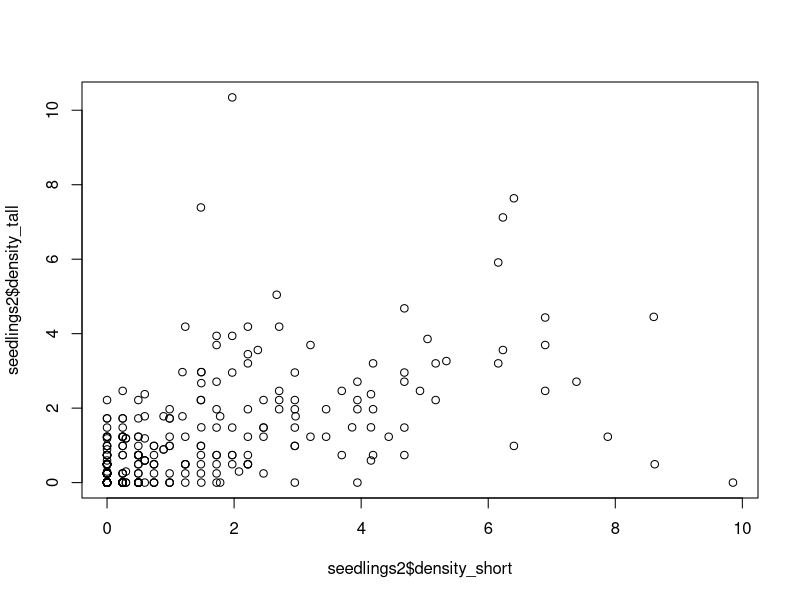
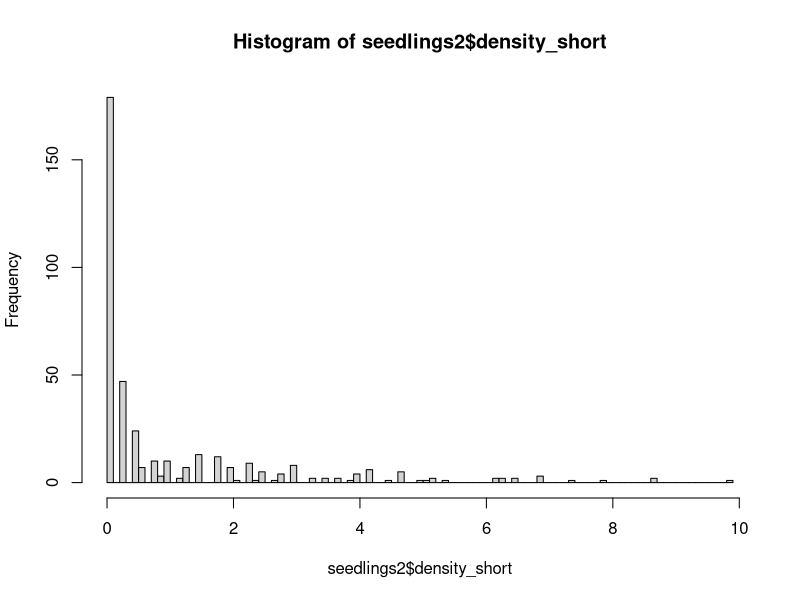
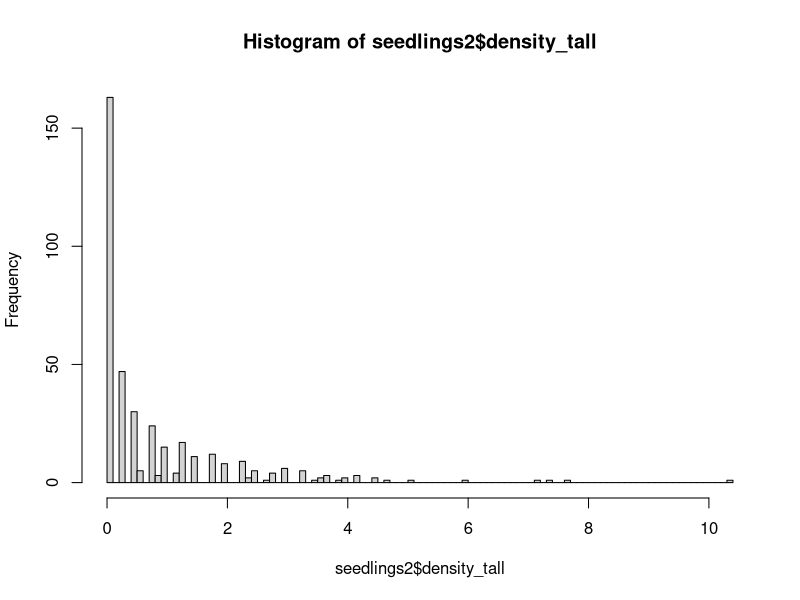
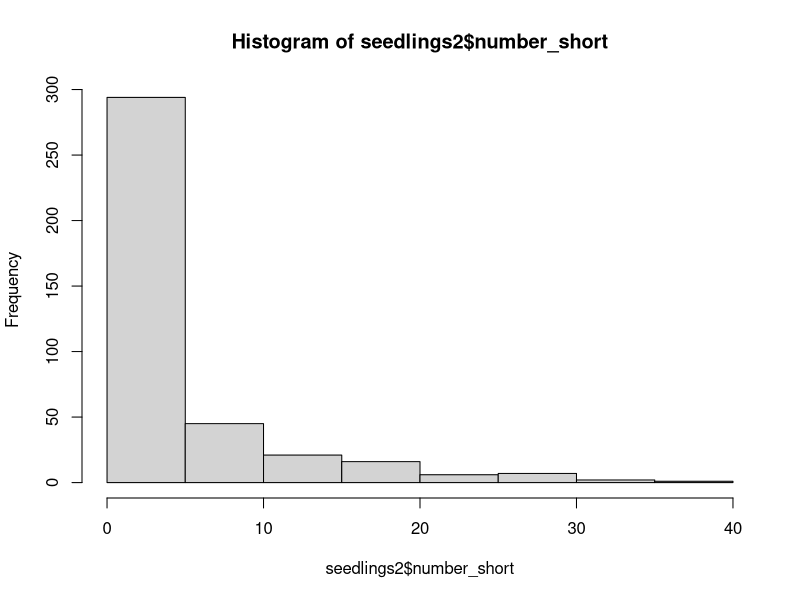
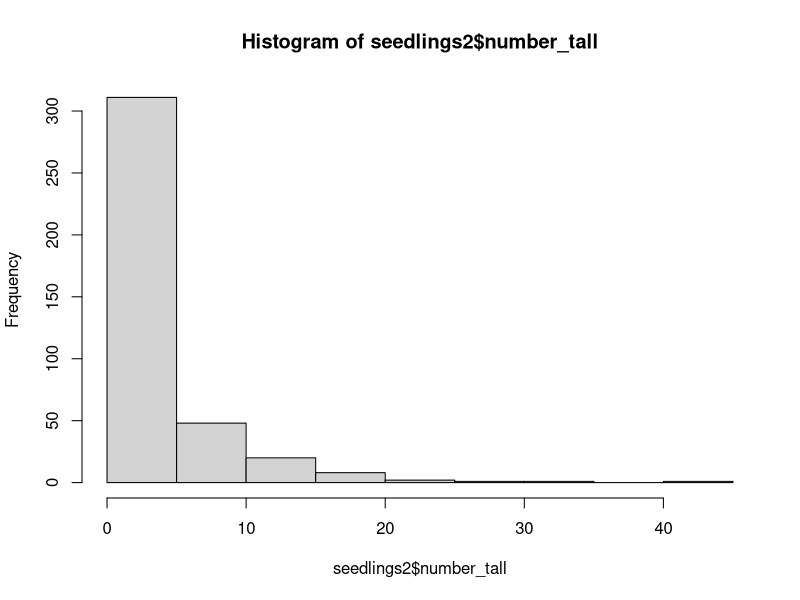
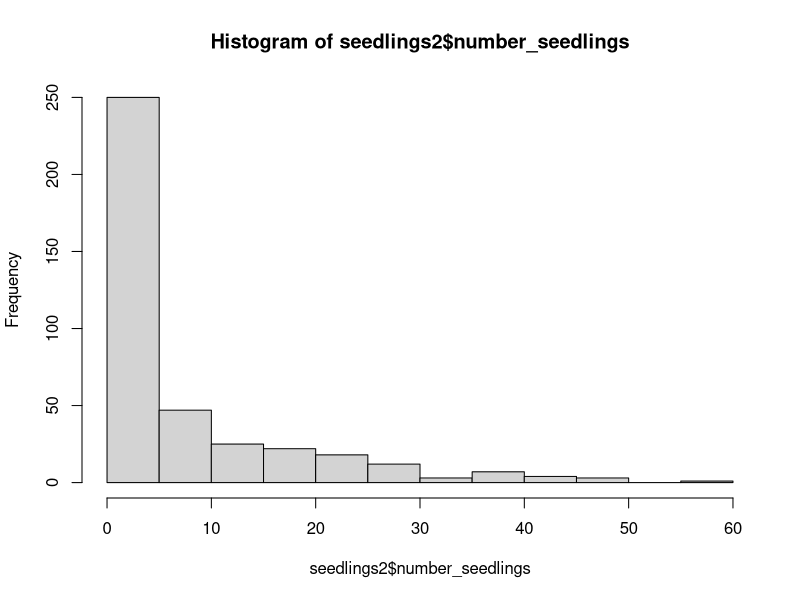
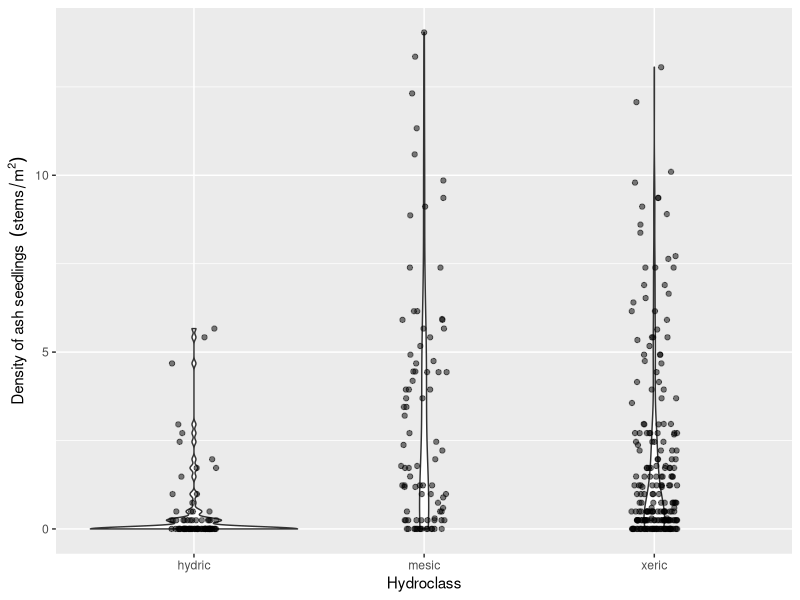
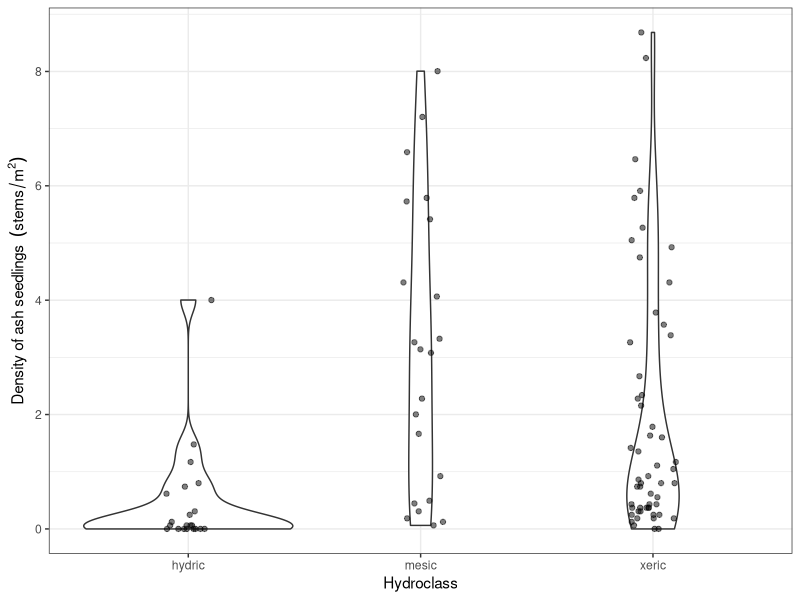

The R source for these figures, in order: (Note: this script raises an error after producing the figures.)
# Aaron Tayal
# 8/26/2024
# The purpose is to report what the stem 
# density of ash seedlings, saplings, small trees, and trees is

library(ggplot2)
library(dplyr)


# Hydroclass -----------------------------------------------------------------

hydro <- read.csv("Raw_data/MI-plot-hydroclasses.csv")
str(hydro)
hydro$mstrlvl <- as.factor(hydro$mstrlvl)
# The column "mstrlvl" is either xeric, mesic, or hydric. All plots in one
# transect (3 plots) will have the same assignment of mstrlvl. I will also 
# call this the "hydroclass". The column "plotmstr" has a value from 1 to 5 
# (1 being driest and 5 being the most flooded). The "plotmstr" value can
# vary within a transect. I think it is based on the results of some kind of 
# soil moisture test.

# Note: "MI-plot-hydroclasses.csv" has hydroclass data for 129 plots, including
# some that I do not plan to visit because they are designated "non-ash" plots
# or they are at Brighton.

# Plot centers ---------------------------------------------------------------

plot_centers0 <- read.csv("Raw_data/EAB_Michigan_2024_plot_centers.csv")
str(plot_centers0)
# Kayla: for the center_tree column, I would encourage to split that into two (one for species and one for dbh)
# same for the center tree updated column

# There are 111 plots (37 transects) that I plan to visit (and 2 extra rows due 
# to confusion about the true center for plot 75):
nrow(plot_centers0)

# Remove the 2 additional rows listing info on 75_north and 75_south:
plot_centers0 <- plot_centers0[plot_centers0$center_tree_number != "75_north",]
plot_centers0 <- plot_centers0[plot_centers0$center_tree_number != "75_south",]

nrow(plot_centers0)

# Make transect and park into factors:
plot_centers0$Transect <- as.factor(plot_centers0$Transect)
plot_centers0$Park <- as.factor(plot_centers0$Park)

# Make center tree number into an integer:
plot_centers0$center_tree_number <- as.integer(plot_centers0$center_tree_number)

# There are 98 plots that I have collected seedling data (not counting 75_north):
sum(plot_centers0$seedlings_done_y_n == "y")

# Similarly, there are 98 plots that I have collected sapling data (not counting 
# 75_north):
sum(plot_centers0$saplings_done_y_n == "y")

# There are 97 plots that I have collected tree data for (not counting 75_north).
# At plot 91 at Hudson Mills, we ran out of time to collect tree data due to a 
# thunderstorm
sum(plot_centers0$trees_done_y_n == "y")

# There are 2 plots where we found and measured the center tree but did not 
# collect any seedling, sapling, or tree data due to high waters and a time 
# crunch. These were plots 23 and 66, both at Island Lake.

# This leaves 11 plots that we have neither found the center or recorded data
# for. Four at Hudson Mills, six at Indian Springs, and one at Island Lake. 
# Note: we technically found plot 61 at Island Lake, but I forgot to write
# the center tree DBH, and thus I'm considering it completely not-started.

# Summary: 97 done + 3 partially done + 11 not-started = 111 plots

# Join the hydroclass data into the plot_centers dataframe:
plot_centers <- right_join(hydro, plot_centers0)
nrow(plot_centers) == nrow(plot_centers0)

# Try to understand which hydroclasses (hydric, mesic, xeric) are found at 
# each Park:
table((plot_centers %>% filter(Park == "Highland"))$mstrlvl)
table((plot_centers %>% filter(Park == "Hudson Mills"))$mstrlvl)
table((plot_centers %>% filter(Park == "Indian Springs"))$mstrlvl)
table((plot_centers %>% filter(Park == "Island Lake"))$mstrlvl)
table((plot_centers %>% filter(Park == "Kensington"))$mstrlvl)
table((plot_centers %>% filter(Park == "Pontiac Lake"))$mstrlvl)
table((plot_centers %>% filter(Park == "Proud Lake"))$mstrlvl)

#write.csv(plot_centers, file="EAB_Michigan_2024_plot_centers_with_hydro.csv",
#          row.names = FALSE)

# Seedlings -------------------------------------------------------------------

seedlings <- read.csv("Raw_data/EAB_Michigan_2024_seedlings.csv")
str(seedlings)
# At one plot (75 at Indian Springs), we found two center trees marked 75.
# The true, original plot 75 is the one I want to use. I called this one 
# "75_south" in my datasheet this year. So I need to remove "75_north" rows and
# rename "75_south" rows as simply "75".
seedlings <- seedlings[seedlings$center_tree_number != "75_north",]
seedlings$center_tree_number[seedlings$center_tree_number == "75_south"] <- "75"
str(seedlings)

seedlings$center_tree_number <- as.integer(seedlings$center_tree_number)

# To combine the data on plot centers with the seedling data, I want to
# keep all rows in seedlings:
seedlings2 <- right_join(plot_centers, seedlings, by="center_tree_number")
# I notice test if the number of rows are the same,
# indicating that the datasets combined sucessfully:
nrow(seedlings2) == nrow(seedlings)

# We recorded data for each quadrant of each microplot, so I need to add up the
# four quadrants for short seedlings (those that are shorter than 25 cm):
seedlings2$number_short <- 
  seedlings2$northeast_number_established_short +
  seedlings2$southeast_number_established_short +
  seedlings2$southwest_number_established_short +
  seedlings2$northwest_number_established_short

# Same for tall seedlings:
seedlings2$number_tall <- 
  seedlings2$northeast_number_established_tall +
  seedlings2$southeast_number_established_tall +
  seedlings2$southwest_number_established_tall +
  seedlings2$northwest_number_established_tall

# Now make a column for the total number of seedlings (both short and tall):
seedlings2$number_seedlings <- seedlings2$number_short + seedlings2$number_tall

# Now I need to divide the raw counts by the area of the circular microplot to
# get the density. The density will be in units of stems per meter^2
seedlings2$density_short <-
  (seedlings2$number_short / seedlings2$area_of_microplot_m_squared)

seedlings2$density_tall <-
  (seedlings2$number_tall / seedlings2$area_of_microplot_m_squared)

seedlings2$density_seedlings <- 
  (seedlings2$number_seedlings / seedlings2$area_of_microplot_m_squared)

# For a common sense check, I'll plot the density of short seedlings against
# the density of tall seedlings.  I predict (prior to seeing it) that they 
# will be correlated.
plot(seedlings2$density_short,
     seedlings2$density_tall)

# I will plot histograms for short and tall seedlings. I want to know what is 
# the qualitative shape of the distribution:
hist(seedlings2$density_short, breaks=100)
hist(seedlings2$density_tall, breaks=100)

hist(seedlings2$number_short) # I wanted to see the count data, too
hist(seedlings2$number_tall)
hist(seedlings2$number_seedlings)

# Note: these density variables are pseudo-continuous, but really they are
# discrete, because the counts are discrete, and so there are only a limited
# number of values that the density can take.

# I want to make a violin plot that shows the distribution of seedling densities
# for each of the three hydroclasses (xeric, mesic, and hydric)
ggplot(data=seedlings2, aes(x=factor(mstrlvl), 
                            y=density_seedlings)) +
  geom_violin() +
  geom_jitter(height=0, width=0.1, alpha=0.5) +
  xlab("Hydroclass") +
  ylab(bquote("Density of ash seedlings " ~ (stems/m^2)))

# I want to take an average of the 4 microplots in order to report data at the 
# plot level. 

# IMPORTANT NOTE: sometimes, we forgot to write the percent cover
# for 1 out of 4 of the microplots. I have instructed the code to strip NA values
# before taking the mean.  I'm assuming it's okay because we still have three other
# values, but I need to check on this.

seedlings_by_plot <- seedlings2 %>% group_by(center_tree_number) %>% 
  summarize(Park = first(Park),
            Transect = first(Transect),
            mstrlvl = first(mstrlvl),
            plotmstr = first(plotmstr),
            mean_percent_cover = mean(percent_cover_0_0.5_1_3.5_8_15.5_25.5_etc, 
                                 na.rm=TRUE),
            mean_density_short = mean(density_short),
            mean_density_tall = mean(density_tall),
            mean_density_seedlings = mean(density_seedlings),
            total_number_short = sum(number_short),
            total_number_tall = sum(number_tall),
            total_number_seedlings = sum(number_seedlings))

#write.csv(seedlings_by_plot, file="Cleaned_data/seedlings_by_plot.csv")

# Make a graph that shows the seedling densities by hydroclass, at the plot level
ggplot(data=seedlings_by_plot, aes(x=factor(mstrlvl), y=mean_density_seedlings)) +
  geom_violin() +
  geom_jitter(height=0, width=0.1, alpha=0.5) +
  xlab("Hydroclass") +
  ylab(bquote("Density of ash seedlings " ~ (stems/m^2))) +
  scale_y_continuous(breaks=seq(0,9,2)) +
  theme_bw()

# Make a similar graph for short seedlings (under 25 cm):
ggplot(data=seedlings_by_plot, aes(x=factor(mstrlvl), y=mean_density_short)) +
  geom_violin() +
  geom_jitter(height=0, width=0.1, alpha=0.5) +
  xlab("Hydroclass") +
  ylab(bquote("Density of short ash seedlings <25 cm  " ~ (stems/m^2))) +
  scale_y_continuous(breaks=seq(0,9,2)) +
  ylim(-0.15, 6) +
  theme_bw()

# Same for tall seedlings:
ggplot(data=seedlings_by_plot, aes(x=factor(mstrlvl), y=mean_density_tall)) +
  geom_violin() +
  geom_jitter(height=0, width=0.1, alpha=0.5) +
  xlab("Hydroclass") +
  ylab(bquote("Density of tall ash seedlings 25-137 cm  " ~ (stems/m^2))) +
  ylim(-0.15, 6) +
  theme_bw()

# And for percent cover:
ggplot(data=seedlings_by_plot, aes(x=factor(mstrlvl), y=mean_percent_cover)) +
  geom_violin() +
  geom_jitter(height=0, width=0.1, alpha=0.5) +
  xlab("Hydroclass") +
  ylab("Percent cover of ash seedlings (%)") +
  theme_bw()

# Make a transect-level summary:
seedlings_by_transect <- seedlings2 %>% group_by(Transect) %>% 
  summarize(Park = first(Park),
            mstrlvl = first(mstrlvl),
            mean_plotmstr = mean(plotmstr),
            mean_percent_cover = mean(percent_cover_0_0.5_1_3.5_8_15.5_25.5_etc, 
                                      na.rm=TRUE),
            mean_density_short = mean(density_short),
            mean_density_tall = mean(density_tall),
            mean_density_seedlings = mean(density_seedlings),
            total_number_short = sum(number_short),
            total_number_tall = sum(number_tall),
            total_number_seedlings = sum(number_seedlings))

#write.csv(seedlings_by_transect, file="Cleaned_data/seedlings_by_transect.csv")

# Make a graph that shows the seedling densities by hydroclass, at the transect level:
ggplot(data=seedlings_by_transect, aes(x=mstrlvl, y=mean_density_seedlings)) +
  geom_violin() +
  geom_jitter(height=0, width=0.1, alpha=0.5) +
  xlab("Hydroclass") +
  ylab(bquote("Density of ash seedlings " ~ (stems/m^2))) +
  scale_y_continuous(breaks=seq(0,9,2)) +
  theme_bw()

# Make a graph that shows the number of seedlings by hydroclass, at the transect level:
ggplot(data=seedlings_by_transect, aes(x=mstrlvl, y=total_number_seedlings)) +
  geom_violin() +
  geom_jitter(height=0, width=0.1, alpha=0.5) +
  xlab("Hydroclass") +
  ylab("Total number of ash seedlings (stems)") +
  theme_bw()

# Make a graph that shows the percent cover by hydroclass, at the transect level
ggplot(data=seedlings_by_transect, aes(x=mstrlvl, y=mean_percent_cover)) +
  geom_violin() +
  geom_jitter(height=0, width=0.1, alpha=0.5) +
  xlab("Hydroclass") +
  ylab("Percent cover of ash seedlings (%)") +
  theme_bw()

# Make a graph that shows the seedling densities by park, at the transect level:
ggplot(data=seedlings_by_transect, aes(x=Park, y=mean_density_seedlings)) +
  geom_violin() +
  geom_jitter(height=0, width=0.1, alpha=0.5) +
  xlab("Hydroclass") +
  ylab(bquote("Density of ash seedlings " ~ (stems/m^2))) +
  scale_y_continuous(breaks=seq(0,9,2)) +
  theme_bw()

# Saplings --------------------------------------------------------------------

saplings <- read.csv("Raw_data/EAB_Michigan_2024_saplings.csv")
str(saplings)
# Remove 75_north and rename 75_south to 75 (see seedlings for details)
saplings <- saplings[saplings$center_tree_number != "75_north",]
saplings$center_tree_number[saplings$center_tree_number == "75_south"] <- "75"

saplings$center_tree_number <- as.integer(saplings$center_tree_number)

# Trying to add in the plot center info to this dataframe:
saplings2 <- right_join(plot_centers, saplings, by="center_tree_number")
nrow(saplings) == nrow(saplings2)

# Saplings were counted in each quadrant, so I want to sum up the quadrants
# to get a total number of saplings by plot
saplings_by_plot <- saplings2 %>% group_by(center_tree_number) %>% 
  summarize(Park = first(Park),
            Transect = first(Transect),
            mstrlvl = first(mstrlvl),
            plotmstr = first(plotmstr),
            number_saplings = sum(number_of_stems))

# To find the density of saplings, I need to divide the number of saplings 
# found in the subplot (8 meters in radius) by the area of that subplot. 
# The area of the subplot is 201.062 m^2. The unit will be stems per m^2.
saplings_by_plot$density_saplings <- saplings_by_plot$number_saplings / 201.062

# I would like to also change the units to stems per hectare:
saplings_by_plot$density_saplings_stems_per_ha <- 
  saplings_by_plot$density_saplings * 10000

#write.csv(saplings_by_plot, file="Cleaned_data/saplings_by_plot.csv")


# Now, make a violin plot that shows the density of saplings found at each plot, 
# as a function of hydroclass
ggplot(data=saplings_by_plot, aes(x=factor(mstrlvl), 
                                  y=density_saplings)) + 
  geom_violin() +
  geom_jitter(height=0, width=0.1, alpha=0.5) +
  xlab("Hydroclass") +
  ylab(bquote("Density of ash saplings " ~ (stems/m^2))) +
  theme_bw()

# Now create a summary at the transect level:
saplings_by_transect <- saplings_by_plot %>% group_by(Transect) %>%
  summarise(Park = first(Park),
            mstrlvl = first(mstrlvl),
            mean_plotmstr = mean(plotmstr),
            mean_density_saplings = mean(density_saplings),
            mean_density_saplings_stems_per_ha = mean(density_saplings_stems_per_ha))

#write.csv(saplings_by_transect, file="Cleaned_data/saplings_by_transect.csv")

# Now, make a violin plot that shows the mean density of saplings found at each 
# transect, as a function of hydroclass
ggplot(data=saplings_by_transect, aes(x=mstrlvl, 
                                  y=mean_density_saplings_stems_per_ha)) + 
  geom_violin() +
  geom_jitter(height=0, width=0.1, alpha=0.5) +
  xlab("Hydroclass") +
  ylab(bquote("Density of ash saplings " ~ (stems/ha))) +
  theme_bw()

# Small trees and trees -------------------------------------------------------

trees <- read.csv("Raw_data/EAB_Michigan_2024_trees.csv")

# Remove 75_north and rename 75_south to 75 (see seedlings for details)
trees <- trees[trees$center_tree_number != "75_north",]
trees$center_tree_number[trees$center_tree_number == "75_south"] <- "75"

trees$center_tree_number <- as.integer(trees$center_tree_number)
trees$ash_species <- as.factor(trees$ash_species)

# Add in plot center data
trees2 <- right_join(plot_centers, trees, by="center_tree_number")
nrow(trees) == nrow(trees2)

# Remove any rows where the species of tree is not ash (keep rows where ash_species is NA)
# Note: the hickory and Zanthoxylum rows were tagged trees
levels(trees2$ash_species)
trees2 <- trees2[( trees2$ash_species != "hickory" | is.na(trees2$ash_species) ), ]
trees2 <- trees2[( trees2$ash_species != "Zanthoxylum (prickly ash)" | is.na(trees2$ash_species) ), ]
trees2$ash_species <- droplevels(trees2$ash_species)
levels(trees2$ash_species)

# I want to make a column that simplifies ash_species so that there are only 
# three categories: black, green/white/pumpkin, and unknown
trees2$ash_species_simple <- as.character(trees2$ash_species)
trees2$ash_species_simple[trees2$ash_species_simple == "green"] <- "green_white_or_pumpkin"
trees2$ash_species_simple[trees2$ash_species_simple == "green or pumpkin"] <- "green_white_or_pumpkin"
trees2$ash_species_simple[trees2$ash_species_simple == "green or white"] <- "green_white_or_pumpkin"
trees2$ash_species_simple[trees2$ash_species_simple == "green white or pumpkin"] <- "green_white_or_pumpkin"
trees2$ash_species_simple[trees2$ash_species_simple == "black?"] <- "unknown"
trees2$ash_species_simple[trees2$ash_species_simple == "?"] <- "unknown"
trees2$ash_species_simple[trees2$ash_species_simple == "green?"] <- "unknown"
trees2$ash_species_simple[trees2$ash_species_simple == "white?"] <- "unknown"
trees2$ash_species_simple <- as.factor(trees2$ash_species_simple)
table(trees2$ash_species_simple)

# Which center_tree_number values are found in seedlings but not found in 
# trees?
a <- seedlings_by_plot$center_tree_number
b <- sort(unique(trees2$center_tree_number))
b
setdiff(a, b)
# Plot 91 at Hudson Mills is correct to be missing from trees2

# Make sure the variable that records which quadrant the tree was in is accurate:
trees2$quadrant_NE_SE_SW_NW <- as.factor(trees2$quadrant_NE_SE_SW_NW)
summary(trees2$quadrant_NE_SE_SW_NW)
trees2[trees2$quadrant_NE_SE_SW_NW == "?",] # The only rows with ? for quadrant
# are about 100 meters from the center (and so will be filtered out)

# Which rows are simply recording the absence of any trees?
c <- trees2$center_tree_number[trees2$quadrant_NE_SE_SW_NW == "none"]
c
unique(c)
d <- trees2$center_tree_number[trees2$quadrant_NE_SE_SW_NW != "none"]
unique(d)
intersect(unique(c), unique(d)) # Make sure no trees are recorded from plots
# also marked as having no trees.

# We only recorded compass direction at the beginning of summer 
# (it was a lot of work). But we can at least check the data against quadrant
# to see if they agree
trees2$compass_direction <- as.numeric(trees2$compass_direction)
ggplot(data=trees2, aes(x=quadrant_NE_SE_SW_NW, y=compass_direction)) +
  geom_point() +
  geom_hline(yintercept=90) +
  geom_hline(yintercept=180) +
  geom_hline(yintercept=270)
# Looks like there are three rows where compass direction and quadrant disagree:
trees2[trees2$compass_direction > 270 & trees2$quadrant_NE_SE_SW_NW != "NW" &
        is.na(trees2$compass_direction) == FALSE , ]
# All of these three rows were tagged ash. When it comes time to identify tagged
# ash in datasets from previous years, we will know about this issue. I'm not
# going to try to change anything right now.
  

# I want to create a new dataframe of trees so that small trees (2.5-10 cm DBH)
# are counted only if they occur within the 8 meter radius subplot. Furthermore,
# trees (10 cm DBH and up) are counted only if they occur within the 18 meter
# radius main plot

# First I need to change the variable distance_to_center_meters into a 
# numeric variable.  For many of the trees inside the 8 meter subplot, we
# simply wrote "less than 8" to indicate it was in the subplot. So now I 
# will name these as 4 (4 meters) even though they ranged from 0 m to 8 m
trees2$distance_to_center_meters_simple <- trees2$distance_to_center_meters
trees2$distance_to_center_meters_simple[trees2$distance_to_center_meters_simple == "less than 8"] <- "4"
trees2$distance_to_center_meters_simple[trees2$distance_to_center_meters_simple == "between 8 and 18"] <- "13"
trees2$distance_to_center_meters_simple[trees2$distance_to_center_meters_simple == "greater than 18"] <- "25"
trees2$distance_to_center_meters_simple[trees2$distance_to_center_meters_simple == "approx 100 m"] <- "100"
trees2$distance_to_center_meters_simple <- as.numeric(trees2$distance_to_center_meters_simple)
hist(trees2$distance_to_center_meters_simple, breaks=100)

# Small trees must be >= 2.5 cm DBH AND < 12.5 cm DBH AND distance to the center
# must be <= 8 meters
small_trees <- trees2 %>% dplyr::filter(quadrant_NE_SE_SW_NW != "none") %>%
  dplyr::filter(diameter_at_137_cm_in_cm >= 2.5) %>%
  dplyr::filter(diameter_at_137_cm_in_cm < 10) %>%
  dplyr::filter(distance_to_center_meters_simple <= 8)
plot(small_trees$diameter_at_137_cm_in_cm)
hist(small_trees$diameter_at_137_cm_in_cm, breaks=50)
plot(small_trees$distance_to_center_meters_simple)


#write.csv(small_trees, file="Cleaned_data/individual_small_trees.csv")

# Big trees must be >= 10 cm DBH AND distance to the center must be <= 18 meters
big_trees <- trees2 %>% dplyr::filter(quadrant_NE_SE_SW_NW != "none") %>%
  dplyr::filter(diameter_at_137_cm_in_cm >= 10) %>%
  dplyr::filter(distance_to_center_meters_simple <= 18)
plot(big_trees$diameter_at_137_cm_in_cm)
plot(big_trees$distance_to_center_meters_simple)

#write.csv(big_trees, file="Cleaned_data/individual_big_trees.csv")

# Now, create a summary of how many ash small trees were found in each plot
# and what the basal area was. To calculate basal area, take the diameters, 
# and convert to areas and add them up, then convert the units from cm^2 to 
# meters^2 by dividing by 10,000. Note: I have not yet divided
# by the area of the subplot yet.
small_trees_by_plot <- small_trees %>% group_by(center_tree_number) %>%
  summarise(Park = first(Park),
            Transect = first(Transect),
            mstrlvl = first(mstrlvl),
            plotmstr = first(plotmstr),
            number_small_trees = n(),
            basal_area_small_trees_in_m_squared = 
              pi * sum(diameter_at_137_cm_in_cm ^ 2) / 10000
            )

# Now, for any center tree numbers not mentioned in small_trees_by_plot,
# but that are in trees2, I'd like to put another row with a zero in it:
b # b is all the center tree numbers where presence/absence of trees was recorded
e <- small_trees_by_plot$center_tree_number
e # e is all the center tree numbers where small trees were found in the subplot
f <- sort(setdiff(b, e)) # f is all the center tree numbers were zero small
# trees were found in the subplot
f

# Add a row for each center tree where no small trees were found in the subplot:
for (k in (1:length(f))){
  info <- plot_centers %>% filter(center_tree_number == f[k]) %>% 
    select(center_tree_number, Park, Transect, mstrlvl, plotmstr)
  info$number_small_trees <- 0
  info$basal_area_small_trees_in_m_squared <- 0
  small_trees_by_plot <- small_trees_by_plot %>% bind_rows(info)
}

# Reorder the rows by center_tree_number
small_trees_by_plot <- small_trees_by_plot %>% arrange(center_tree_number)

g <- small_trees_by_plot$center_tree_number
all.equal(b, g) # This shows that small_trees_by_plot now has all the same center
# trees that we recorded the presence or absence of trees at

# Create a histogram of number of small trees to investigate whether the 
# distribution follows a Poisson distribution.
ggplot(data=small_trees_by_plot, aes(x=number_small_trees)) +
  geom_histogram() +
  theme_classic()
# The Poisson distribution assumes that events (here the presence of a small
# tree) occur independently of the position of other small trees. That assumption
# is obviously false


# To find the density of small trees, I need to divide the number of them 
# found in the subplot (8 meters in radius) by the area of that subplot. 
# The area of the subplot is 201.062 m^2. The unit will be stems per m^2.
small_trees_by_plot$density_small_trees <- small_trees_by_plot$number_small_trees / 201.062
 
# I would like to also change the units to stems per hectare:
small_trees_by_plot$density_small_trees_stems_per_ha <- 
  small_trees_by_plot$density_small_trees * 10000

# Now find the basal area of small trees in meters^2 per hectare. I do this by 
# dividing by the area of the subplot over which small trees were recorded and
# then multiplying by 10,000 to convert into meters^2 of basal area per hectare
small_trees_by_plot$basal_area_small_trees_m_squared_per_ha <-
  ( small_trees_by_plot$basal_area_small_trees_in_m_squared / 201.062 ) * 10000

# Now, make a violin plot that shows the density of small trees found at each 
# plot, as a function of hydroclass
ggplot(data=small_trees_by_plot, aes(x=mstrlvl, 
                                    y=density_small_trees_stems_per_ha)) + 
  geom_violin() +
  geom_jitter(height=0, width=0.1, alpha=0.5) +
  xlab("Hydroclass") +
  ylab(bquote("Density of ash small trees " ~ (stems/hectare))) +
  theme_bw()

# Plot the basal area per hectare found at each plot as a function of hydroclass:
ggplot(data=small_trees_by_plot, aes(x=mstrlvl,
                                     y=basal_area_small_trees_m_squared_per_ha)) +
  geom_violin() +
  geom_jitter(height=0, width=0.1, alpha=0.5) +
  xlab("Hydroclass") +
  ylab(bquote("Basal area of ash small trees " ~ (m^2/hectare))) +
  theme_bw()

# Now the same type of summary for big trees
big_trees_by_plot <- big_trees %>% group_by(center_tree_number) %>%
  summarise(number_big_trees = n(),
            basal_area_big_trees_in_m_squared = 
              pi * sum(diameter_at_137_cm_in_cm ^ 2) / 10000)

# Now merge big_trees_by_plot into the small_trees_by_plot dataframe:
trees_by_plot <- full_join(small_trees_by_plot, 
                                    big_trees_by_plot, by="center_tree_number")
# Replace NAs with zeros for number of big trees and basal area of big trees:
trees_by_plot$number_big_trees[is.na(trees_by_plot$number_big_trees)] <- 0
trees_by_plot$basal_area_big_trees_in_m_squared[is.na(trees_by_plot$basal_area_big_trees_in_m_squared)] <- 0

# Calculate the density of big trees in stems per m^2:
trees_by_plot$density_big_trees <- trees_by_plot$number_big_trees / 1017.876

# And in stems per hectare:
trees_by_plot$density_big_trees_stems_per_ha <- 
  trees_by_plot$density_big_trees * 10000

# Calculate the basal area of big trees in meters^2 per hectare
trees_by_plot$basal_area_big_trees_m_squared_per_ha <-
  ( trees_by_plot$basal_area_big_trees_in_m_squared / 1017.876 ) * 10000

# Now, make a violin plot that shows the number of big trees found at each 
# plot, as a function of hydroclass
ggplot(data=trees_by_plot, aes(x=mstrlvl, 
                                     y=density_big_trees_stems_per_ha)) + 
  geom_violin() +
  geom_jitter(height=0, width=0.1, alpha=0.5) +
  xlab("Hydroclass") +
  ylab(bquote("Density of ash big trees " ~ (stems/ha))) +
  theme_bw()

plot(trees_by_plot$basal_area_big_trees_m_squared_per_ha)

#write.csv(trees_by_plot, file="Cleaned_data/trees_by_plot.csv")

# Create a transect-level summary of the tree data:
trees_by_transect <- trees_by_plot %>% group_by(Transect) %>%
  summarise(Park = first(Park),
            mstrlvl = first(mstrlvl),
            mean_plotmstr = mean(plotmstr),
            mean_density_small_trees = mean(density_small_trees),
            mean_density_small_trees_stems_per_ha = mean(density_small_trees_stems_per_ha),
            mean_density_big_trees = mean(density_big_trees),
            mean_density_big_trees_stems_per_ha = mean(density_big_trees_stems_per_ha),
            mean_BA_small_trees_m_squared_per_ha = mean(basal_area_small_trees_m_squared_per_ha),
            mean_BA_big_trees_m_squared_per_ha = mean(basal_area_big_trees_m_squared_per_ha))

write.csv(trees_by_transect, file="Cleaned_data/trees_by_transect.csv")

# Graph the number of small trees by hydroclass, at the transect level:
ggplot(data=trees_by_transect, aes(x=mstrlvl, 
                               y=mean_density_small_trees_stems_per_ha)) + 
  geom_violin() +
  geom_jitter(height=0, width=0.1, alpha=0.5) +
  xlab("Hydroclass") +
  ylab(bquote("Density of ash small trees " ~ (stems/hectare))) +
  theme_bw()

# Graph the basal area per ha of small trees by hydroclass, at the transect level:
ggplot(data=trees_by_transect, aes(x=mstrlvl, 
                                   y=mean_BA_small_trees_m_squared_per_ha)) + 
  geom_violin() +
  geom_jitter(height=0, width=0.1, alpha=0.5) +
  xlab("Hydroclass") +
  ylab(bquote("Basal area of ash small trees " ~ (m^2/hectare))) +
  theme_bw()

# I'm curious what the mean and standard deviation of basal areas of small
# trees was for different plot hydroclasses:
trees_by_hydroclass <- trees_by_plot %>% group_by(mstrlvl) %>%
  summarise(mean_density_small_trees_stems_per_ha = mean(density_small_trees_stems_per_ha),
            mean_BA_small_trees_m_squared_per_ha = mean(basal_area_small_trees_m_squared_per_ha))

# Make a scatter plot of the small trees with diameter in the x-axis and 
# canopy condition in the y-axis.
ggplot(data=small_trees, aes(x=diameter_at_137_cm_in_cm, y=canopy_condition_1_5,
                             color=ash_species_simple)) +
  geom_jitter(height=0.05, width=0, alpha=0.4) +
  theme_classic() +
  xlab("Diameter at breast height (cm)")+
  ylab("Canopy condition rating \n(1=healthy, 5=defoliated)") +
  labs(color="Ash species")
  




